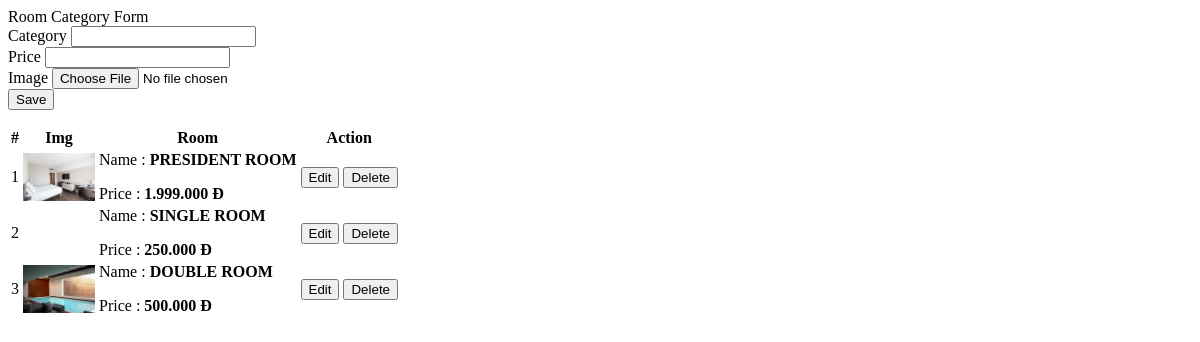
The page /admin/category.php on the database as committed earlier.
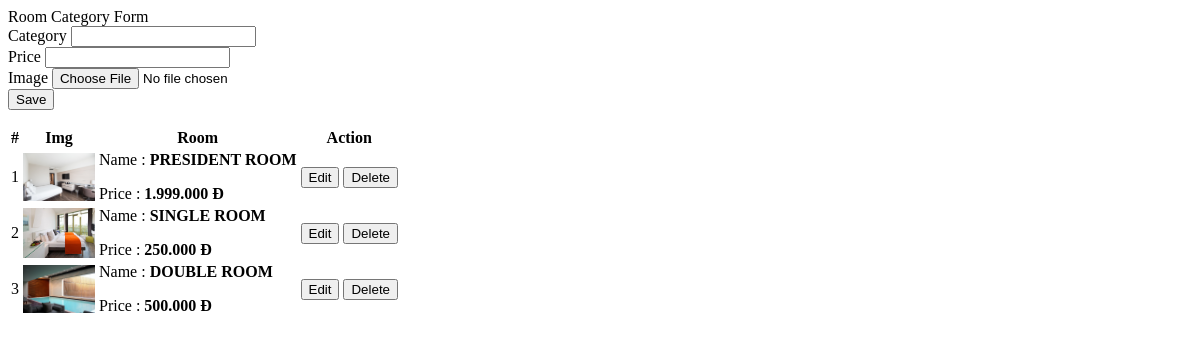
The same page on the database as committed later.
### tables this page shows
CREATE TABLE `room_category` (
  `id` int(255) NOT NULL,
  `name` varchar(255) NOT NULL,
  `price` float NOT NULL,
  `img` text NOT NULL
);

### admin/lib_db.php (called while the page is built, shortened)
<?php
global $link;
function select_list($sql){
	return exec_select($sql);
}
function exec_select($sql){
	global $link;
	$ret = isset($ret) ? $ret : array();
	$res = $link->query($sql);
	$err = mysqli_error($link);
	if ($res ){
		while( $row = $res->fetch_array(MYSQLI_ASSOC) )
		{
			$ret[]= $row ;
		}
	}
	return $ret;
}

### admin/category.php (the view, shortened to what this page needs)
<div class="container-fluid">
    <div class="row">
        <div class="col-md-4">
            <form action="upload_category.php" id="manage-category" method="post">
                <div class="card">
                    <div class="card-header">
                        Room Category Form
                    </div>
                    <div class="card-body">
                        <div class="form-group">
                            <label class="control-label">Category</label>
                            <input type="text" class="form-control" name="name" id = "category" require="true">
                        </div>
                        <div class="form-group">
                            <label class="control-label">Price</label>
                            <input type="number" class="form-control text-right" name="price"  id = "price"
                                require="true">
                        </div>
                        <div class="form-group">
                            <label for="" class="control-label">Image</label>
                            <input type="file" class="form-control" name="img"  require="true" id = "img">
                        </div>
                    </div>
                    <div class="card-footer">
                        <div class="row">
                            <div class="col-md-12">
                                <button class="btn btn-sm btn-primary col-sm-3 offset-md-3" name="submit" > Save</button>
                            </div>
                        </div>
                    </div>
                </div>
            </form>
        </div>
        <div class="col-md-8">
            <div class="card">
                <div class="card-body">
                    <table class="table table-bordered table-hover">
                        <thead>
                            <tr>
                                <th class="text-center">#</th>
                                <th class="text-center">Img</th>
                                <th class="text-center">Room</th>
                                <th class="text-center">Action</th>
                            </tr>
                        </thead>
                        <tbody>
                        <?php
                            include("lib_db.php");
                            $sql = "select * from room_category ";
                            $datas = select_list($sql);
 					        $i = 1;
                            foreach($datas as $data){
                        ?>
                        <tr>
									<td class="text-center"><?php echo $i++ ?></td>
									<td class="text-center">
										<img src="<?php echo isset($data['img']) ? '../img/'.$data['img'] :'' ?>" alt="" id="cimg">
									</td>
									<td class="">
										<p>Name : <b><?php echo $data['name'] ?></b></p>
										<p>Price : <b><?php echo $data['price'].".000 Đ"?></b></p>
									</td>
									<td class="text-center">
										<button class="btn btn-sm btn-primary edit_cat" type="button" data-id="<?php echo $data['id'] ?>" data-name="<?php echo $data['name'] ?>" data-price="<?php echo $data['price'] ?>" data-img="<?php echo $data['img'] ?>">Edit</button>
										<a href="delete_category.php?id=<?php echo $data['id'] ?>"><button class="btn btn-sm btn-danger delete_cat" type="button" >Delete</button></a>
									</td>
								</tr>
								<?php }; ?>
                        </tbody>
                    </table>
                </div>
            </div>
        </div>
    </div>
</div>

Rows that differ between the two databases and show on the page:
changed room_category "SINGLE ROOM": img: picture added
